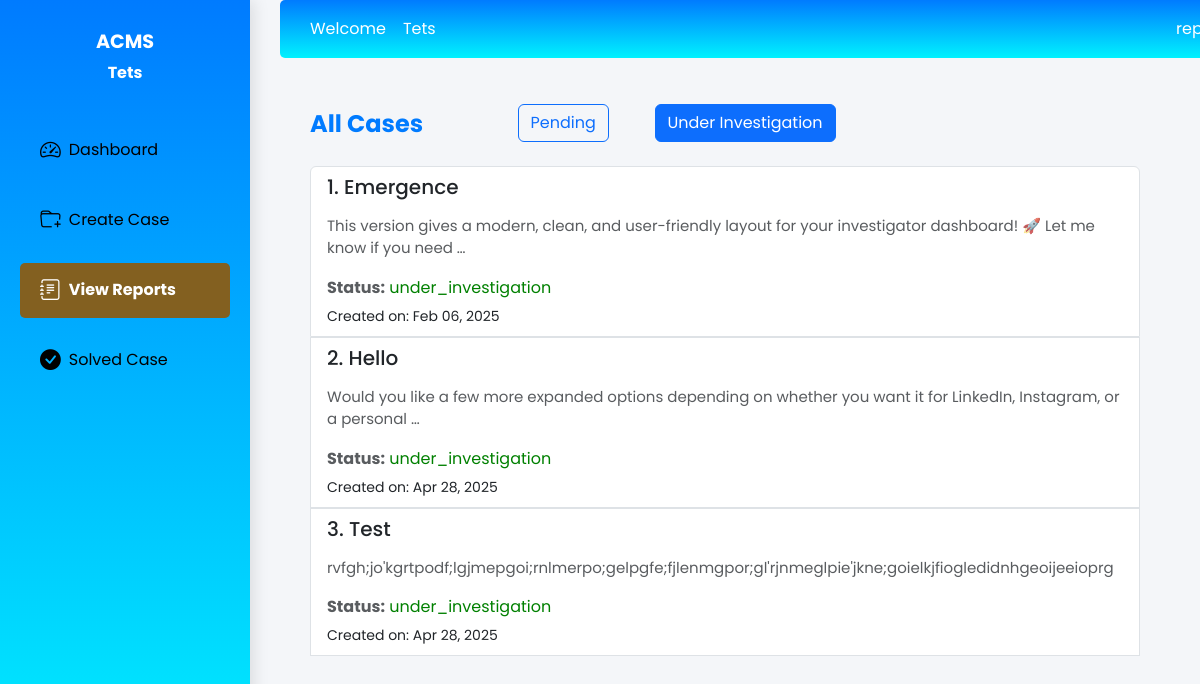
Before: /dashboards/?status=under_investigation (signed in) with the older database file.
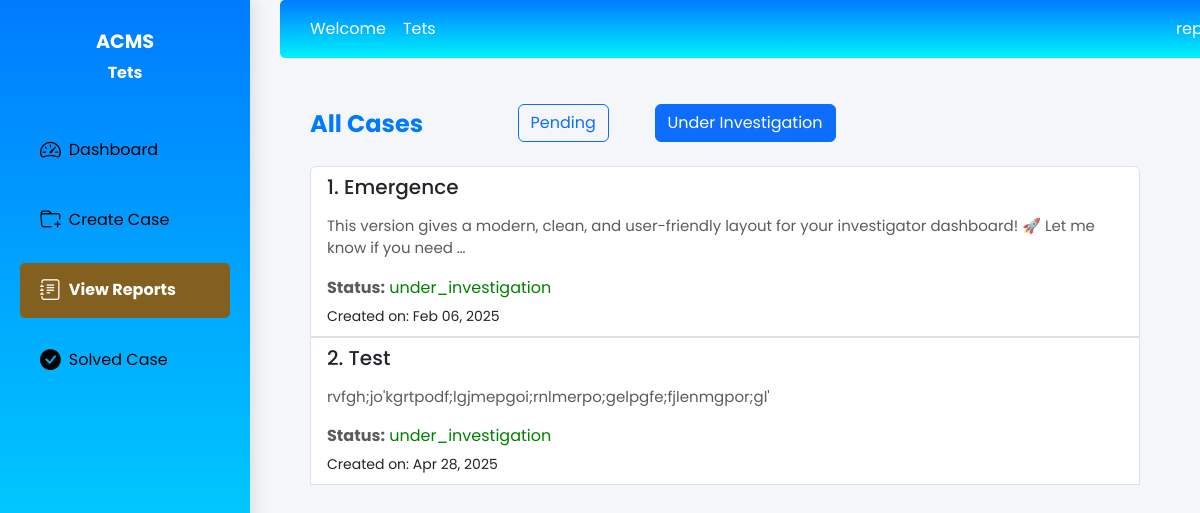
After: the same page with the newer database file.
### IntegrityGuard_app/models.py (models this page shows, shortened)
class Case(models.Model):
    STATUS_CHOICES = (
        ('reported', 'Reported'),
        ('under_investigation', 'Under Investigation'),
        ('resolved', 'Resolved'),
    )
    title = models.CharField(max_length=255)
    description = models.TextField()
    reported_by = models.ForeignKey(User, on_delete=models.CASCADE, related_name='reported_cases')
    assigned_to = models.ForeignKey(User, on_delete=models.SET_NULL, null=True, blank=True, related_name='assigned_cases')
    Legal_assigned_to = models.ForeignKey(User, on_delete=models.SET_NULL, null=True, blank=True, related_name='Legal_cases')
    internal_Investigator=models.ForeignKey(User, on_delete=models.SET_NULL, null=True, blank=True, related_name='internal_Investigator')
    status = models.CharField(max_length=20, choices=STATUS_CHOICES, default='reported')
    created_at = models.DateTimeField(auto_now_add=True)
    updated_at = models.DateTimeField(auto_now=True)
    Assigned_at = models.DateTimeField(blank=True, null=True)
    reported = models.TextField(max_length=255, blank=True, null=True)

### IntegrityGuard_app/views.py (the view)
# urls.py: path('dashboards/', views.reporter_dashboards, name='reporter_view'),
def reporter_dashboards(request):
    user = User.objects.get(id=request.session['user_id'])
    name = request.session["name"]
    role= request.session["user_type"]
    status = request.GET.get('status')
    cases = Case.objects.filter(reported_by=user)
    if status:
        cases = Case.objects.filter(status=status)
    else:
        cases = Case.objects.filter(status="reported")
    return render(request, 'Reporter/DisplayCase.html', {'cases': cases, 'name': name, 'role': role})

### IntegrityGuard_app/templates/Reporter/DisplayCase.html (shortened to what the changed rows need)
{% load static %}
<!DOCTYPE html>
<html lang="en">
<head>
    <link href="https://cdn.jsdelivr.net/npm/bootstrap@5.3.0/dist/css/bootstrap.min.css" rel="stylesheet">
    <link href="https://cdn.jsdelivr.net/npm/bootstrap-icons/font/bootstrap-icons.css" rel="stylesheet">
</head>
<body>
    <div class="d-flex">
        <div class="main-content">
            <div class="dashboard-container">
                <div class="case-container text-left">
                    <h2>All Cases</h2>
                    {% if cases %}
                    <div class="list-group mt-4">
                        {% for case in cases %}
                        <a href="#" class="list-group-item list-group-item-action" data-bs-toggle="modal"
                            data-bs-target="#caseModal{{ case.id }}">
                            <h5 class="mb-1">{{ forloop.counter }}. {{ case.title }}</h5>
                            <p class="mb-1 text-muted mt-3 mb-3 " style="font-size: 15px; ">{{ case.description|truncatewords:20 }}</p>
                            <p class="mb-1 text-muted"><strong></i>Status:</strong> <span style="color: green;">{{ case.status }}</span> </p>
                            <small>Created on: {{ case.created_at|date:"M d, Y" }}</small>
                        </a>
                        {% endfor %}
                    </div>
                    {% else %}
                    <p class="mt-4" style="color: #333;">No cases found for your account.</p>
                    {% endif %}
                </div>
            </div>
        </div>
    </div>
</body>
</html>

Changed rows visible on the page:
no longer on this page (row edited): Case: title "Hello", description "Would you like a few more expanded options depending on whether you want it for LinkedIn, Instagram, or a personal …", status "under_investigation", created_at "Apr 28, 2025"
changed Case "Test": description "rvfgh;jo'kgrtpodf;lgjmepgoi;rnlmerpo;gelpgfe;fjlenmgpor;gl'rjnmeglpie'jkne;goielkjfiogledidnhgeoijeeioprg" → "rvfgh;jo'kgrtpodf;lgjmepgoi;rnlmerpo;gelpgfe;fjlenmgpor;gl'"
